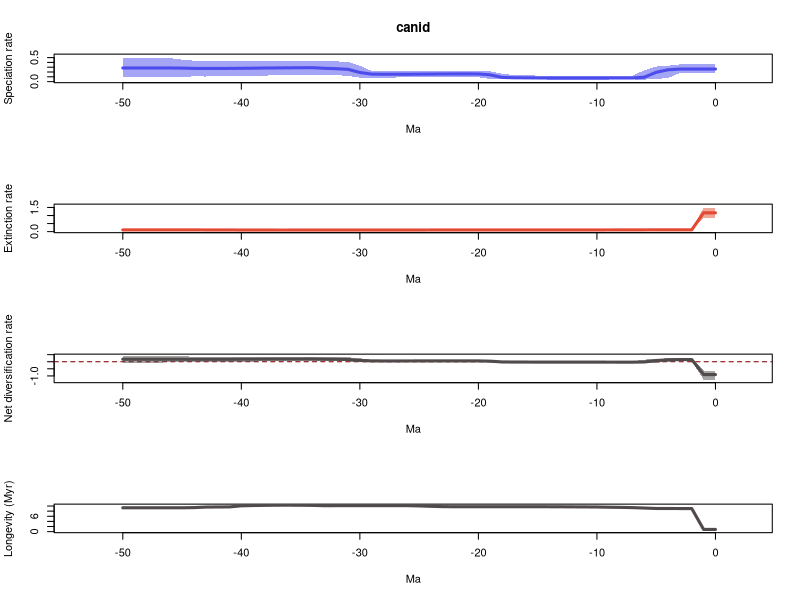

This chart was generated by the following R code:
# 1 files combined:
# 	/home/eeb177-student/Desktop/EEB-177/exercise-9/longer-pyrate-run/pyrate_mcmc_logs/canid_occ_1_marginal_rates.log

# 95% HPDs calculated using code from Biopy (https://www.cs.auckland.ac.nz/~yhel002/biopy/)

pdf(file='/home/eeb177-student/Desktop/EEB-177/exercise-9/longer-pyrate-run/pyrate_mcmc_logs/canid_occ_1_marginal_rates_RTT.pdf',width=0.6*9, height=16.8)
par(mfrow=c(4,1))
library(scales)
L_hpd_m95=c(0.180094140813, 0.180094140813,0.180094140813,0.180094140813,0.0733535523197,0.0556306164688,0.0419395599939,0.0447777423416,0.0456038677668,0.0442451472569,0.0439259485343,0.0442451472569,0.0439259485343,0.0439259485343,0.0439259485343,0.0454741947046,0.0447777423416,0.0447777423416,0.0454741947046,0.0562154682577,0.0905386512032,0.0925472782161,0.0932318940594,0.0902689452642,0.0890861245778,0.0907317570814,0.0902689452642,0.0855441783059,0.0855441783059,0.0855441783059,0.0840795377863,0.119801801999,0.134798797119,0.136906731495,0.143462128677,0.142751137751,0.142751137751,0.136265141405,0.124505421493,0.113907138359,0.111435245453,0.111435245453,0.112036061346,0.10642223781,0.107923284966,0.102592885012,0.102329788301,0.0915137186778,0.0915137186778,0.088289086487,0.088289086487)
L_hpd_M95=c(0.357683967, 0.357683967,0.357683967,0.357683967,0.33178900585,0.313063893262,0.236800108285,0.125036847758,0.125036847758,0.12292919225,0.12292919225,0.12292919225,0.12292919225,0.12292919225,0.12292919225,0.125874336105,0.133000942174,0.138722782716,0.163335644689,0.215004137521,0.222780700698,0.221866778959,0.221553304249,0.217909876008,0.213517441253,0.21325821721,0.213735216899,0.210764763093,0.21201313417,0.221685426757,0.332669312308,0.408653185236,0.422557427612,0.423473481685,0.43415720282,0.43415720282,0.436375012798,0.43415720282,0.428376029938,0.422557427612,0.422557427612,0.426275868602,0.429298577546,0.429298577546,0.437241161231,0.456868750811,0.48922425152,0.496005897276,0.500209778793,0.497656256403,0.497656256403)
M_hpd_m95=c(0.864467647087, 0.864467647087,0.0806173451803,0.0806173451803,0.0805158783958,0.0815235070756,0.0819437698214,0.0804092015427,0.0806973148009,0.0815235070756,0.0817953320812,0.0825321530823,0.0814629963459,0.0805158783958,0.0815235070756,0.0804092015427,0.0804092015427,0.0804092015427,0.0804092015427,0.0804092015427,0.0804092015427,0.0804092015427,0.0804092015427,0.0804092015427,0.0804092015427,0.0711409006048,0.0612938589234,0.0592361816309,0.0592361816309,0.0612938589234,0.0621223746754,0.0618552083872,0.0618552083872,0.0617359929349,0.054086435166,0.054086435166,0.0499237546357,0.0491590969276,0.0418335951613,0.033444111985,0.0322059471499,0.020847320615,0.0285538429933,0.0260699540443,0.0326071805175,0.0322059471499,0.0322059471499,0.0322059471499,0.0322059471499,0.0322059471499,0.0322059471499)
M_hpd_M95=c(1.49371298416, 1.49371298416,0.153603120765,0.153603120765,0.152996877452,0.152996877452,0.146280276283,0.135644162693,0.131451757217,0.130127057551,0.126347801469,0.126347801469,0.124678318814,0.122735344965,0.12310699331,0.121897075727,0.121897075727,0.121897075727,0.121897075727,0.121897075727,0.121897075727,0.121897075727,0.121897075727,0.122404572488,0.12511376173,0.126347801469,0.126347801469,0.125504722503,0.125504722503,0.126347801469,0.125504722503,0.12522575884,0.12522575884,0.123840787687,0.124170145268,0.12575448312,0.123840787687,0.12575448312,0.12575448312,0.126347801469,0.130491549992,0.152471813331,0.163237410663,0.163449965109,0.186515335613,0.188654758562,0.188654758562,0.188654758562,0.188654758562,0.188654758562,0.188654758562)
R_hpd_m95=c(-1.27474777767, -1.27474777767,0.0550427660206,0.0550427660206,-0.0334127844394,-0.0638010978547,-0.0977120811046,-0.0830898952547,-0.0802821898702,-0.0771101494228,-0.0741981021367,-0.0704419268458,-0.0704419268458,-0.0704419268458,-0.0703157652281,-0.0704419268458,-0.0684963869366,-0.0705782924447,-0.070165227763,-0.0520762595564,-0.0144451050339,-0.0143409403995,-0.0174726574263,-0.0177275471384,-0.0153498530861,-0.0174726574263,-0.0177275471384,-0.0188800616207,-0.0174726574263,-0.0184354983628,-0.0177275471384,0.020948077545,0.0312773241271,0.0361841970271,0.04618586109,0.04618586109,0.0361841970271,0.0312773241271,0.020745668605,0.0131188233353,0.0157063050734,-0.0228929071773,-0.0256493976986,-0.0173430493842,-0.0256493976986,-0.0298359887291,-0.0360565163009,-0.0678254267554,-0.0612403606565,-0.0638010978547,-0.0638010978547)
R_hpd_M95=c(-0.620752672962, -0.620752672962,0.25466015286,0.25466015286,0.23108084452,0.220586239022,0.14582452454,0.0312639153254,0.0269676615864,0.0261726847702,0.0253736970724,0.0267165080543,0.0257242137605,0.0247830340106,0.0242115289002,0.0257242137605,0.0354339233698,0.0385468754885,0.060565732947,0.114741196307,0.126672912482,0.123811639185,0.118910419993,0.117597279042,0.117597279042,0.118910419993,0.124371334411,0.12667253749,0.129508214524,0.135899009944,0.243226698147,0.31556963465,0.323863376014,0.327568426022,0.342537915982,0.342537915982,0.338060766356,0.337699147454,0.336101742765,0.338060766356,0.350323284435,0.338060766356,0.336737768329,0.350598088305,0.35731540963,0.385497033851,0.419160346008,0.397365170007,0.409639340499,0.408853408232,0.408853408232)
L_mean=c(0.261891971097, 0.261891971097,0.261850265014,0.261850265014,0.246207355794,0.194284133289,0.0917499794331,0.0764255706709,0.0760910226653,0.0760126776402,0.076097552802,0.0761578849635,0.0761686683058,0.0762262788327,0.0762348708911,0.0767017200315,0.0790447523627,0.0805715450483,0.0875628875026,0.140611230383,0.159747107085,0.160505941069,0.160346677232,0.159710489742,0.157549860256,0.155560421512,0.153923100837,0.153203893826,0.153563558883,0.156142566922,0.189990692647,0.255608401272,0.269216764276,0.277194152009,0.289953104697,0.288837234156,0.287131818624,0.285099221645,0.28336472184,0.279092730665,0.277158109741,0.275333959577,0.273962728688,0.273925364265,0.275073807044,0.281252336062,0.284097668511,0.283878448886,0.284222748668,0.284310877165,0.284244153163)
M_mean=c(1.16880572027, 1.16880572027,0.110892996666,0.110895241784,0.110803820141,0.110567018558,0.108577941733,0.106639992951,0.105553018992,0.104901083379,0.10392098804,0.103598900257,0.103366081088,0.103030143507,0.102867203963,0.102728558188,0.102728558188,0.102730637648,0.102730637648,0.102730637648,0.102730637648,0.102730637648,0.102730637648,0.102432249926,0.101183845831,0.09958594225,0.0985395807329,0.0983965890024,0.0984035579758,0.098481600087,0.0985660627818,0.0985656458426,0.0986038528726,0.0987686499622,0.0975076182252,0.0970659296866,0.0967993161692,0.0969168754848,0.0973936664265,0.0980530712022,0.0991773459483,0.103574830929,0.103825977822,0.104270690625,0.106566286328,0.107419328432,0.107419328432,0.107419328432,0.107419328432,0.107419328432,0.107419328432)
R_mean=c(-0.906913749172, -0.906913749172,0.150957268348,0.15095502323,0.135403535652,0.083717114731,-0.0168279623004,-0.0302144222802,-0.0294619963265,-0.0288884057391,-0.027823435238,-0.0274410152935,-0.027197412782,-0.0268038646739,-0.0266323330722,-0.0260268381569,-0.0236838058257,-0.0221590925996,-0.0151677501452,0.0378805927354,0.0570164694368,0.0577753034216,0.0576160395842,0.0572782398165,0.0563660144254,0.0559744792619,0.0553835201045,0.0548073048233,0.055160000907,0.0576609668347,0.0914246298652,0.157042755429,0.170612911403,0.178425502047,0.192445486472,0.191771304469,0.190332502454,0.18818234616,0.185971055413,0.181039659463,0.177980763792,0.171759128648,0.170136750866,0.16965467364,0.168507520716,0.173833007631,0.17667834008,0.176459120454,0.176803420236,0.176891548734,0.176824824732)
trans=0.5
age=(0:(51-1))* -1
plot(age,age,type = 'n', ylim = c(0, 0.550230756672), xlim = c(-53.55,2.55), ylab = 'Speciation rate', xlab = 'Ma',main='canid' )
polygon(c(age, rev(age)), c(L_hpd_M95, rev(L_hpd_m95)), col = alpha("#4c4cec",trans), border = NA)
lines(rev(age), rev(L_mean), col = "#4c4cec", lwd=3)
plot(age,age,type = 'n', ylim = c(0, 1.64308428258), xlim = c(-53.55,2.55), ylab = 'Extinction rate', xlab = 'Ma' )
polygon(c(age, rev(age)), c(M_hpd_M95, rev(M_hpd_m95)), col = alpha("#e34a33",trans), border = NA)
lines(rev(age), rev(M_mean), col = "#e34a33", lwd=3)
plot(age,age,type = 'n', ylim = c(-1.40222255544, 0.461076380609), xlim = c(-53.55,2.55), ylab = 'Net diversification rate', xlab = 'Ma' )
abline(h=0,lty=2,col="darkred")
polygon(c(age, rev(age)), c(R_hpd_M95, rev(R_hpd_m95)), col = alpha("#504A4B",trans), border = NA)
lines(rev(age), rev(R_mean), col = "#504A4B", lwd=3)
plot(age,age,type = 'n', ylim = c(0, max(1/M_mean)), xlim = c(-53.55,2.55), ylab = 'Longevity (Myr)', xlab = 'Ma' )
lines(rev(age), rev(1/M_mean), col = "#504A4B", lwd=3)
n <- dev.off()